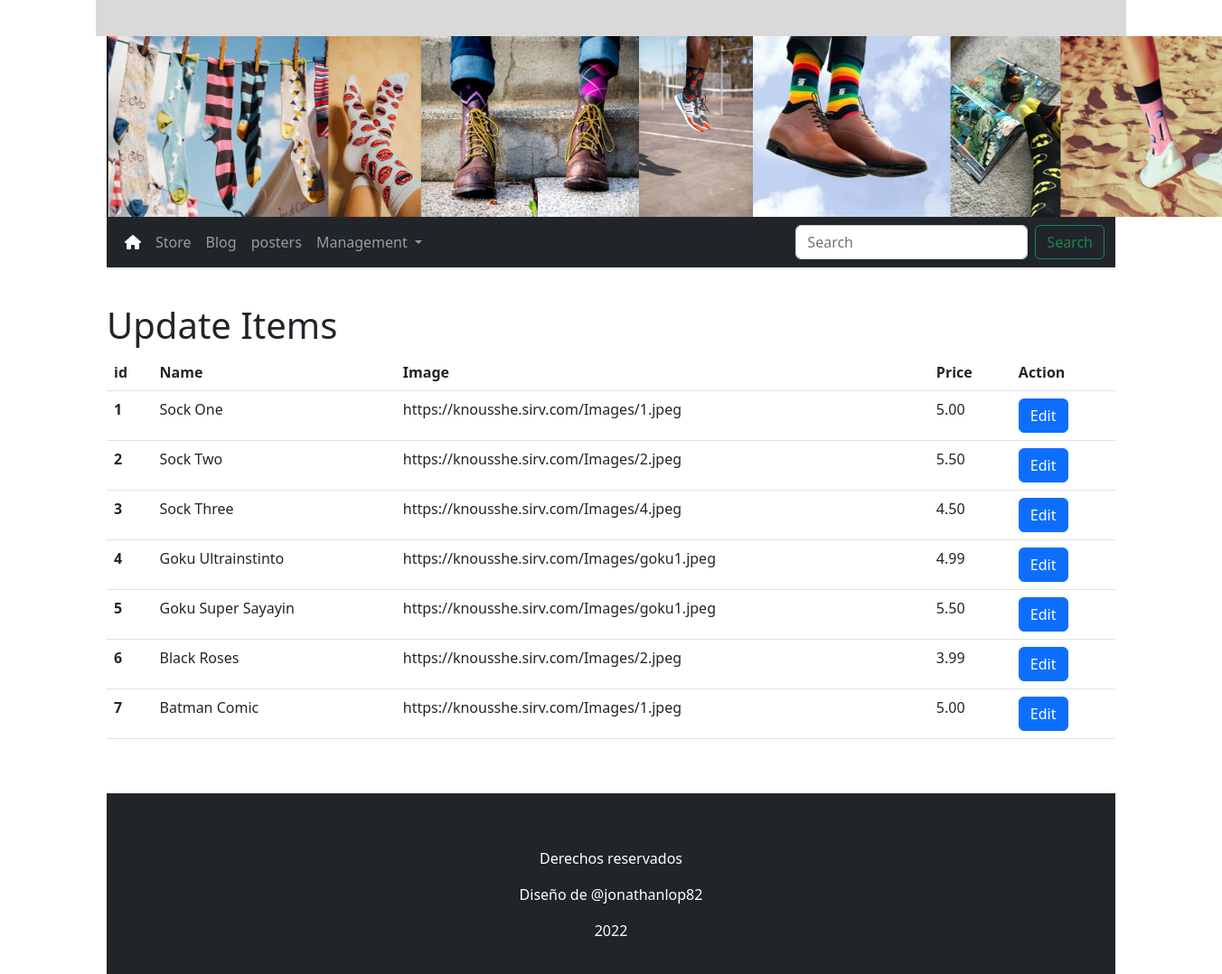
/update, run on an earlier commit of the app's database.
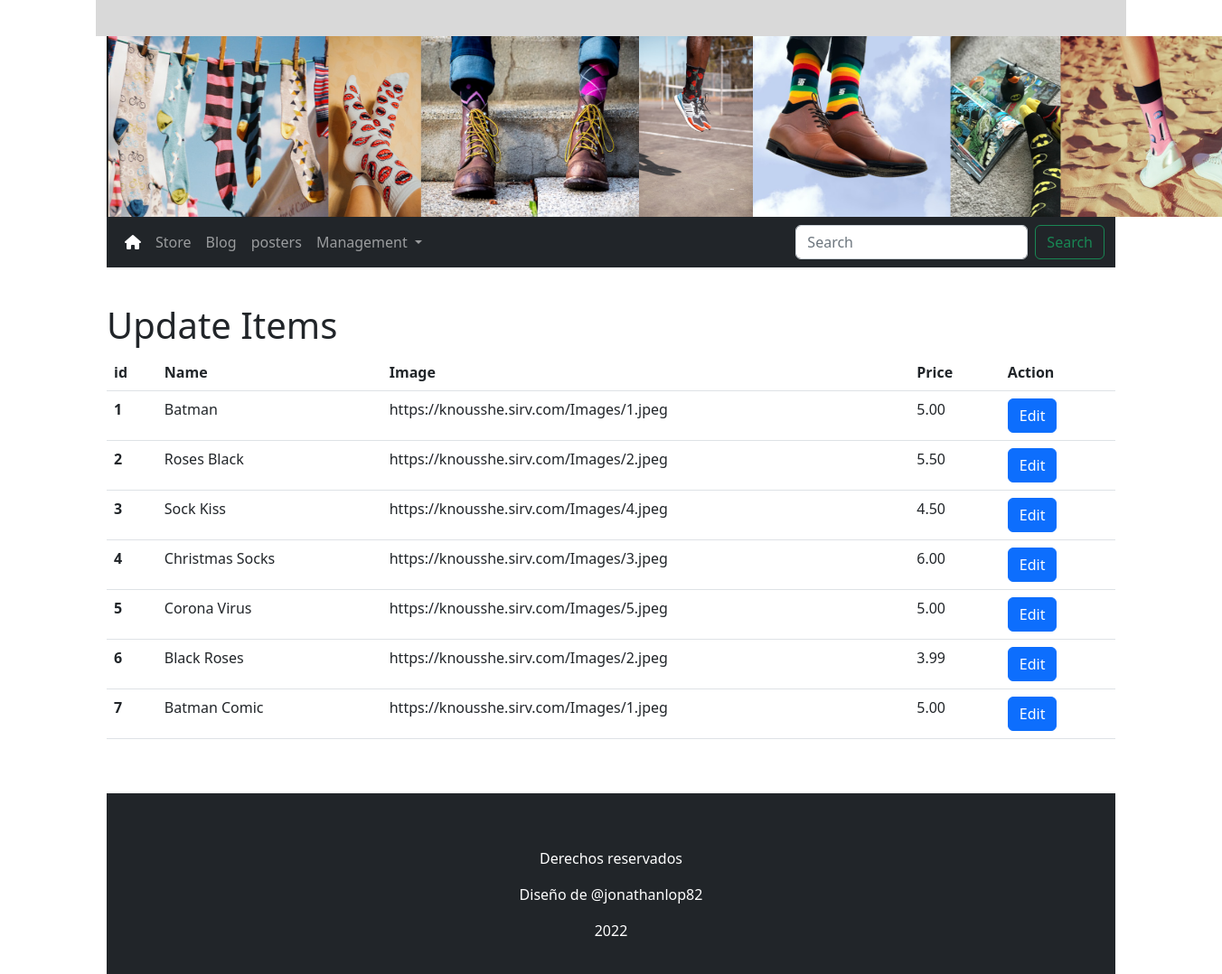
And on a later commit of the database.
### app.py (models this page shows, shortened)
class Items(db.Model):
    id = db.Column(db.Integer, primary_key=True)
    name = db.Column(db.String(250), unique=True, nullable=False)
    image = db.Column(db.String(250), nullable=False)
    price = db.Column(db.Float, nullable=False)

### app.py (the view)
@app.route('/update')
def update():
    all_items = db.session.query(Items).all()
    total_items = len(all_items)
    return render_template('update.html', all_items=all_items)

### templates/update.html
{% extends 'base.html' %}
{% block main %}
<div class="container update-items">
    <h1>Update Items</h1>
    <table class="table">
        <thead>
          <tr>
            <th scope="col">id</th>
            <th scope="col">Name</th>
            <th scope="col">Image</th>
            <th scope="col">Price</th>
            <th scope="col">Action</th>
          </tr>
        </thead>
        <tbody>
        {% for item in all_items %}
          <tr>
            <th scope="row">{{ item.id }}</th>
            <td>{{ item.name }}</td>
            <td>{{ item.image }}</td>
            <td>{{ "%.2f"|format(item.price) }}</td>
            <td><a class="btn btn-primary" href="/update/{{ item.id }}" role="button">Edit</a></td>
          </tr>
          {% endfor %}
        </tbody>
      </table>
{% endblock %}

### templates/base.html (shortened to what this page needs)
<!DOCTYPE html>
<html lang="en">
<head>
    <link rel="stylesheet" href="{{ url_for('static', filename='css/styles.css') }}">
    <link href="https://cdn.jsdelivr.net/npm/bootstrap@5.2.1/dist/css/bootstrap.min.css" rel="stylesheet">
</head>
<body>
    <div class="container top">
    </div>
    <div class="container header">
        <img width="1300" height="200" src="{{ url_for('static', filename='img/banner.png') }}" alt="">
    </div>
    <div class="container menu">
        <nav class="navbar navbar-dark navbar-expand-lg bg-dark">
            <div class="container-fluid">
              <div class="collapse navbar-collapse" id="navbarSupportedContent">
                <ul class="navbar-nav me-auto mb-2 mb-lg-0">
                  <li class="nav-item">
                    <a class="nav-link active" aria-current="page" href="{{ url_for("index") }}"><i class="fa-solid fa-house"></i></a>
                  </li>
                  <li class="nav-item">
                    <a class="nav-link" href="{{ url_for("store") }}">Store</a>
                  </li>
                  <li class="nav-item">
                    <a class="nav-link" href="#">Blog</a>
                  </li>
                  <li class="nav-item">
                    <a class="nav-link" href="#">posters</a>
                  </li>
                  <li class="nav-item dropdown">
                    <a class="nav-link dropdown-toggle" href="#" role="button" data-bs-toggle="dropdown" aria-expanded="false">
                      Management
                    </a>
                  </li>
                </ul>
                <form class="d-flex" role="search">
                  <input class="form-control me-2" type="search" placeholder="Search" aria-label="Search">
                  <button class="btn btn-outline-success" type="submit">Search</button>
                </form>
              </div>
            </div>
          </nav>
    </div>
    {% block main %}
    {% endblock %}
  <div class="container footer text-center">
    <p>Derechos reservados</p>
    <p>Diseño de @jonathanlop82</p>
    <p>2022</p>
  </div>
</body>
</html>

### static/css/styles.css (style rules this page uses)
.top { background-color: #D9D9D9; height: 40px; }
.header { margin: 0px; padding: 0px; }
.footer { background-color: #212529; height: 200px; margin-top: 60px; padding-top: 60px; color: white; }
.update-items { margin-top: 40px; }

What changed in the data, as far as the page shows it:
changed Items id 1: name "Sock One" → "Batman"
changed Items id 2: name "Sock Two" → "Roses Black"
changed Items "https://knousshe.sirv.com/Images/4.jpeg": name "Sock Three" → "Sock Kiss"
changed Items id 4: name "Goku Ultrainstinto" → "Christmas Socks"; image "https://knousshe.sirv.com/Images/goku1.jpeg" → "https://knousshe.sirv.com/Images/3.jpeg"; price "4.99" → "6.00"
changed Items id 5: name "Goku Super Sayayin" → "Corona Virus"; image "https://knousshe.sirv.com/Images/goku1.jpeg" → "https://knousshe.sirv.com/Images/5.jpeg"; price "5.50" → "5.00"
